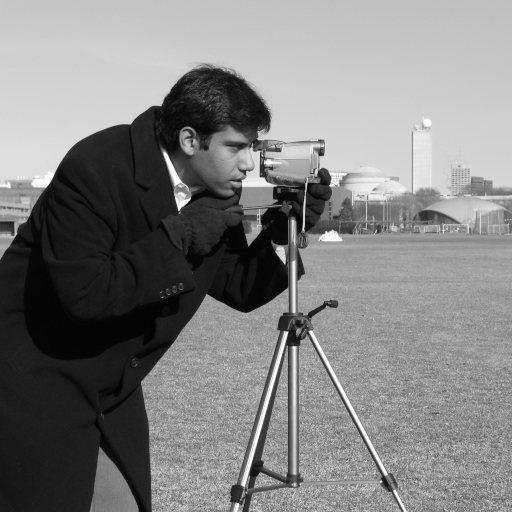
#> input picture skimage.data.camera(), 512 x 512 px
$ jupyter execute 'Descripteur BRIEF.ipynb'
#> lines starting #> are read from the running program, lines starting #| are printed output that depends on the picture
INF6804 Vision par ordinateur

Polytechnique Montréal

Exemple d'utilisation de BRIEF

[cell 1]
import numpy as np
from skimage import data, io
from skimage.feature import BRIEF, corner_peaks, corner_fast, match_descriptors, plot_matches
import matplotlib.pyplot as plt

Obtention d'une image de skimage. Affichage.

[cell 2]
image = data.camera()
#> image is the input picture: shape (512, 512); min 0, max 255, mean 129.1
plt.figure(figsize=(6,6))
plt.imshow(image, cmap='gray')
plt.show()

Extraction de coins avec l'algorithme FAST et affichage.

[cell 3]
pointsClefs = corner_peaks(corner_fast(image), min_distance=5)
#> pointsClefs = 189 pairs, first value 105 to 506, second value 9 to 504
plt.figure(figsize=(6,6))
plt.imshow(image, cmap='gray')
plt.plot(pointsClefs[:, 1], pointsClefs[:, 0], '+r', markersize=3)
#ax.axis((0, 350, 350, 0))
plt.show()
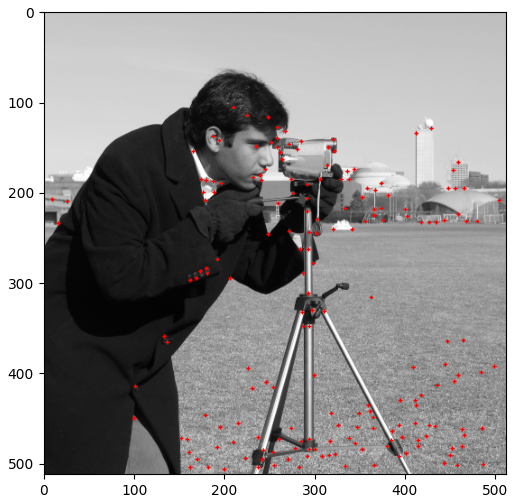
#> figure drawn by matplotlib, 1 panel

On note que FAST donne moins de points clefs que SIFT. Voir aussi avec exemple suivant dans ce fichier. On décrit les points avec BRIEF.

[cell 4]
extractor = BRIEF(descriptor_size=128, patch_size=49, mode='normal')
extractor.extract(image, pointsClefs)

Affichage du résultat pour un descripteur donné $i$.

[cell 5]
i = 10 #Pour l'affichage du i-ième descripteur
print(pointsClefs[i])
#| [154 165]
print(extractor.descriptors[i])

Exemple de mise en correspondance de points FAST/BRIEF dans une paire d'images.

[cell 6]
image1 = io.imread('in000235.jpg', as_gray= True)
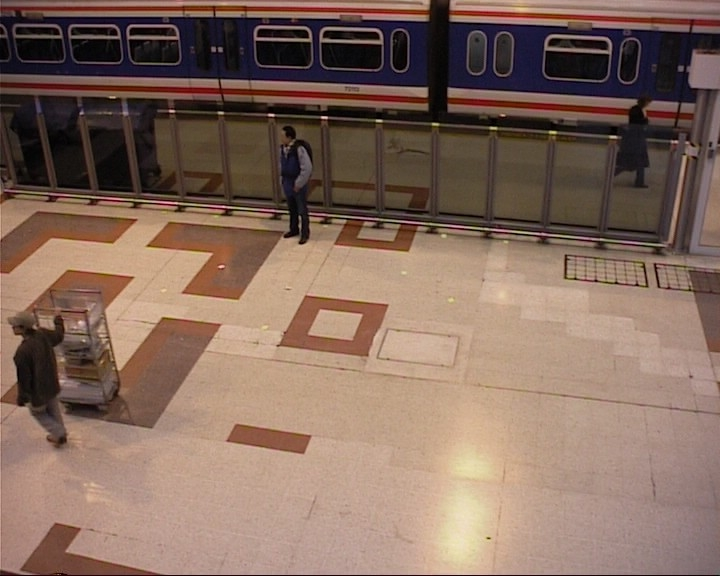
#> input picture in000235.jpg, 720 x 576 px
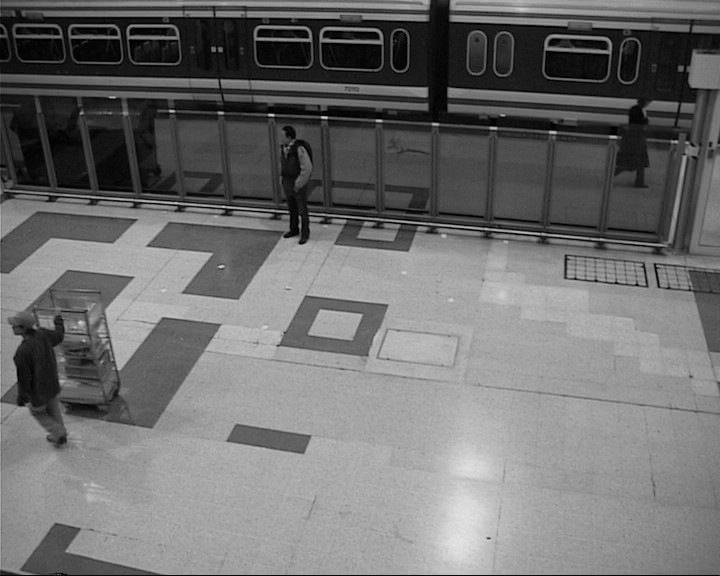
#> image1: shape (576, 720) float64; min 0.000565, max 0.905, mean 0.437
image2 = io.imread('in000240.jpg', as_gray= True)
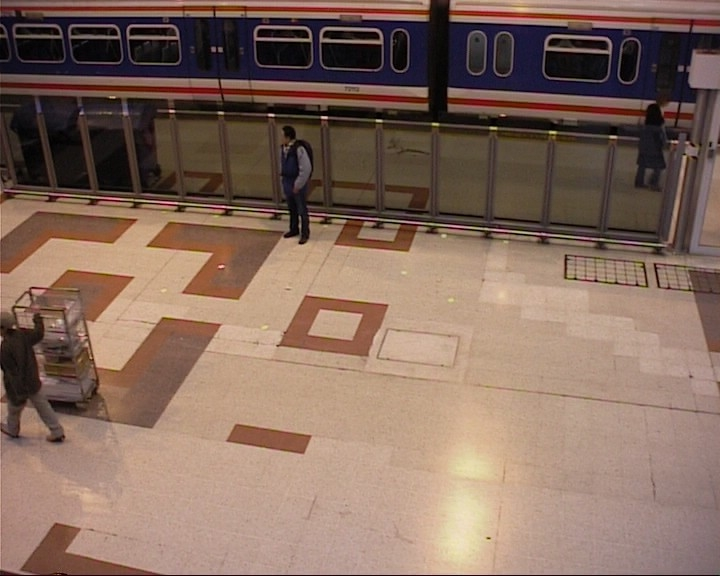
#> input picture in000240.jpg, 720 x 576 px
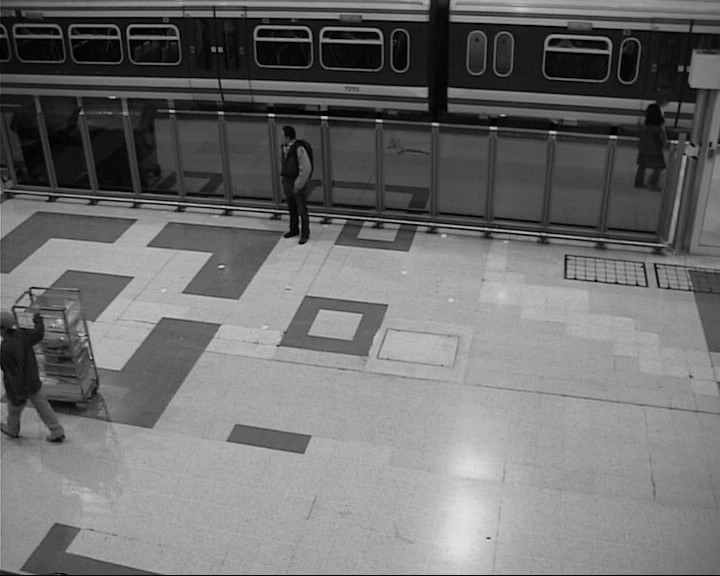
#> image2: shape (576, 720) float64; min 0, max 0.9, mean 0.439
plt.imshow(image2, cmap='gray')
plt.show()

Extraction des points FAST et descripteurs BRIEF. Et mise en correspondance.

[cell 7]
pointsClefs1 = corner_peaks(corner_fast(image1), min_distance=5)
#> pointsClefs1 = 108 pairs, first value 12 to 538, second value 11 to 710
pointsClefs2 = corner_peaks(corner_fast(image2), min_distance=5)
#> pointsClefs2 = 121 pairs, first value 12 to 538, second value 11 to 710
extractor.extract(image1, pointsClefs1)
descripteurs1 = extractor.descriptors
extractor.extract(image2, pointsClefs2)
descripteurs2 = extractor.descriptors
matches = match_descriptors(descripteurs1, descripteurs2, cross_check=True)

Affichage du résultat.

[cell 8]
fig = plt.figure(figsize=(18, 10))
ax0 = plt.subplot()
plot_matches(ax0,image1, image2, pointsClefs1, pointsClefs2, matches)
#> (this line was passed over: skimage is not available in this run)
